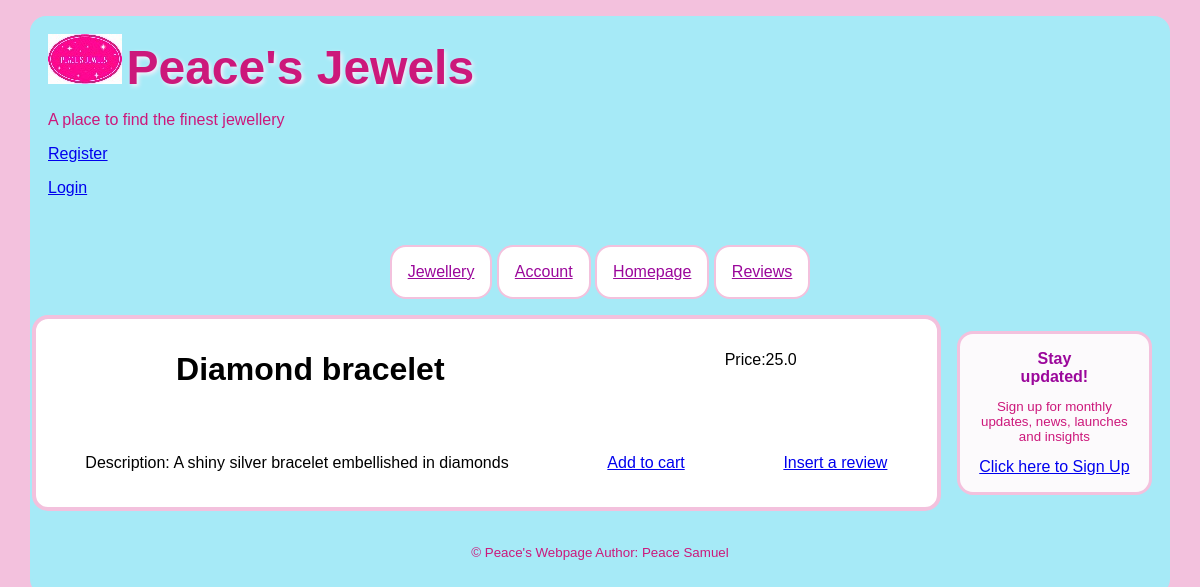
The page /jewellery/4 on the database its author committed.
### tables this page shows
CREATE TABLE jewellery
(
    jewellery_id INTEGER PRIMARY KEY AUTOINCREMENT,
    name TEXT NOT NULL,
    price REAL NOT NULL,
    description TEXT NOT NULL
);

### app.py (the view)
@app.route("/jewellery/<int:jewellery_id>")
def jewel(jewellery_id):
    db = get_db()
    jewel = db.execute("""SELECT * FROM jewellery
                        WHERE jewellery_id = ?;""", (jewellery_id,)).fetchone()
    return render_template("jewellery.html", jewel=jewel)

### app.py (called while the page is built)
@app.before_request
def load_logged_in_user():
    g.user = session.get("user_id", None)

### database.py (called while the page is built)
def get_db():
    if "db" not in g:
        g.db = sqlite3.connect(DATABASE,
            detect_types=sqlite3.PARSE_DECLTYPES
        )
        g.db.row_factory = sqlite3.Row
    return g.db

### ca1/templates/jewellery.html
{% extends "base.html" %}
{% block main %}
    <h1>{{ jewel["name"] }}</h1>
    <p>
        Price:{{ jewel["price"] }}
    </p>
    <p>
        Description: {{ jewel["description"] }}
    </p>
    <p>
        <a href="{{ url_for('add_to_cart', jewellery_id=jewel['jewellery_id']) }}">Add to cart</a>
    </p>
    <p>
        <a href="{{ url_for('insert_review') }}">Insert a review</a>
    </p>
{% endblock %}

### ca1/static/styles.css (style rules this page uses)
*, *:before,*:after { box-sizing: border-box; }
:root { --base-bgcolor: rgb(243, 193, 221); --main-color: rgb(204, 24, 123); --main-bgcolor: rgb(166, 234, 247); --component-color: black; --component-bgcolor:white; --special-textcolor: rgb(155, 7, 155); font-family:'Franklin Gothic Medium', 'Arial Narrow', Arial, sans-serif; font-size: 16px; }
html { background-color: var(--base-bgcolor); }
body { color: var(--main-color); background-color: var(--main-bgcolor); border: solid 2px var(--main-bgcolor); border-radius: 2rem; width: 80%; margin: 0 auto; }
main >*, main >section>* { margin: 1rem; padding: 1rem; }
@media screen and (min-width: 300px) { body { border-radius: 1rem; width: 95%; margin: auto auto; } }
@media screen and (min-width: 450px) { body { border-radius: 1rem; width: 95%; margin: 1rem auto; } }
@media screen and  (min-width: 1000px) { body { display: grid; grid-template-columns: 80% 20%; grid-template-rows: auto; grid-template-areas: "upper-top upper-top" "lower-top lower-top" "middle-left middle-right" "bottom bottom"; } }

### rows shown on the page
jewellery: name "Diamond bracelet", price "25.0", description "A shiny silver bracelet embellished in diamonds"
